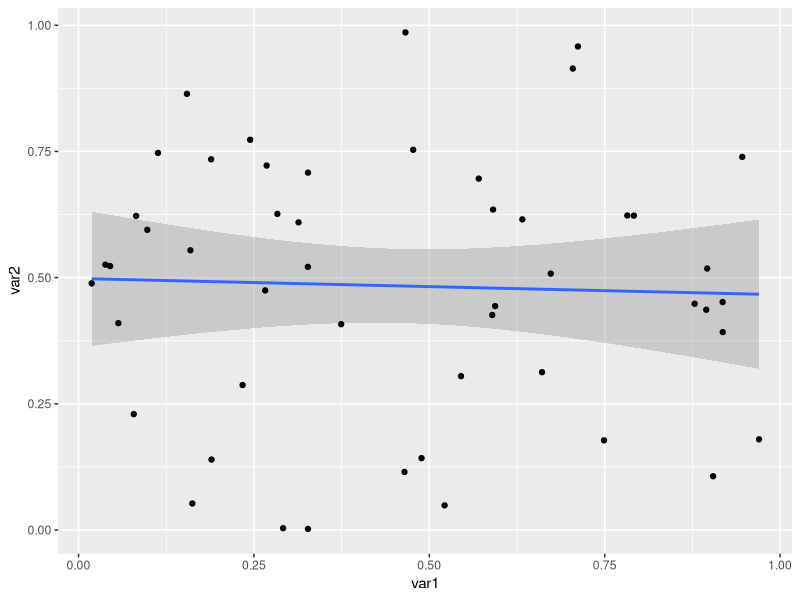

Recreate this plot in R.
## ---- chunk 1
library(tidyverse)
var1 <- runif(50)
var2 <- runif(50)
ddFrame <- data.frame(var1, var2)

ANOmodel <- aov(var1 ~ var2, data = ddFrame)
summary(ANOmodel)

qplot(x=var1, y = var2, geom=c("smooth", "point"), method = "lm")

